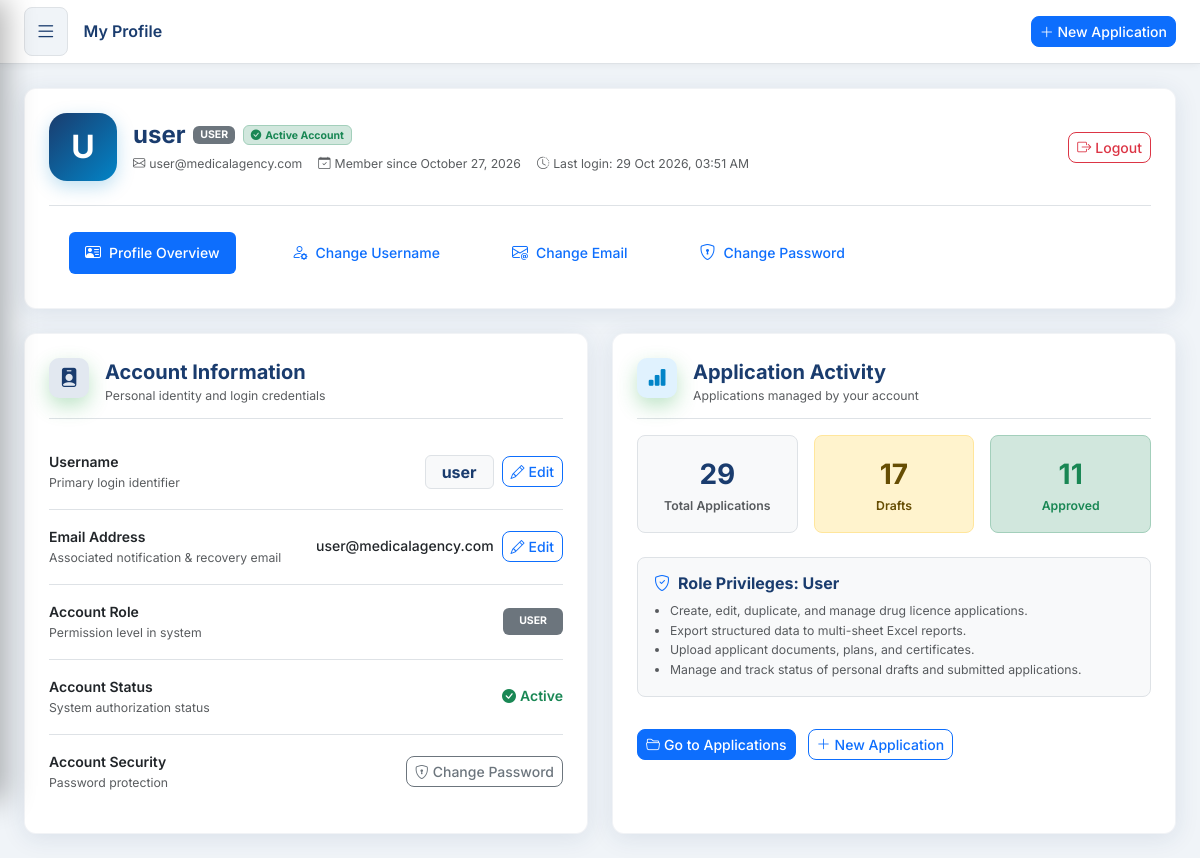
Before: /auth/profile (signed in) with the older database file.
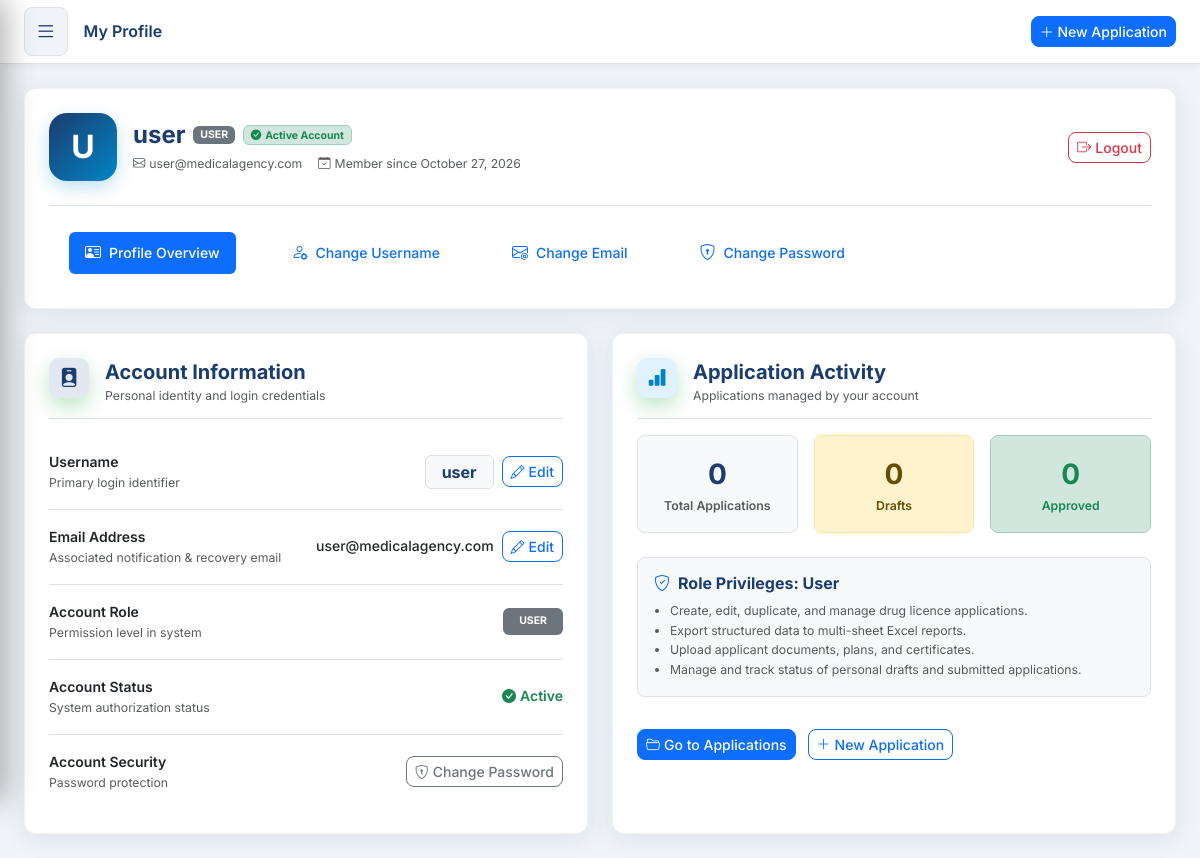
After: the same page with the newer database file.
### app/models/user.py (models this page shows, shortened)
class User(UserMixin, db.Model):
    __tablename__ = 'users'
    id = db.Column(db.Integer, primary_key=True)
    username = db.Column(db.String(80), unique=True, nullable=False, index=True)
    email = db.Column(db.String(120), unique=True, nullable=False)
    password_hash = db.Column(db.String(256), nullable=False)
    role = db.Column(db.String(20), default='user')
    is_active = db.Column(db.Boolean, default=True)
    created_at = db.Column(db.DateTime, default=lambda: datetime.now(timezone.utc))
    last_login = db.Column(db.DateTime, nullable=True)

### app/auth/routes.py (the view)
@auth_bp.route('/profile', methods=['GET'])
@login_required
def profile():
    active_tab = request.args.get('tab', 'overview')
    if active_tab not in ['overview', 'username', 'email', 'password']:
        active_tab = 'overview'
    total_apps, draft_apps, approved_apps = _get_user_stats(current_user)
    return render_template(
        'profile.html',
        active_tab=active_tab,
        total_apps=total_apps,
        draft_apps=draft_apps,
        approved_apps=approved_apps
    )

### app/auth/routes.py (called while the page is built)
@login_manager.user_loader
def load_user(user_id):
    return db.session.get(User, int(user_id))

def _get_user_stats(user):
    from app.models.application import Application
    if user.role == 'admin':
        total = Application.query.count()
        drafts = Application.query.filter_by(status='draft').count()
        approved = Application.query.filter(Application.status.in_(['approved', 'ready', 'documents_generated'])).count()
    else:
        total = Application.query.filter_by(created_by=user.id).count()
        drafts = Application.query.filter_by(created_by=user.id, status='draft').count()
        approved = Application.query.filter(Application.created_by == user.id, Application.status.in_(['approved', 'ready', 'documents_generated'])).count()
    return total, drafts, approved

### app/templates/profile.html (shortened to what the changed rows need)
{% extends 'base.html' %}
{% block content %}
<div class="container-fluid px-0">
    <div class="card-glass mb-4 p-4">
        <div class="d-flex flex-wrap align-items-center justify-content-between gap-3">
            <div class="d-flex align-items-center gap-3">
                <div class="avatar-circle" style="width:68px;height:68px;border-radius:18px;background:linear-gradient(135deg,#1a3c6e,#0284c7);display:flex;align-items:center;justify-content:center;color:#fff;font-size:2rem;font-weight:700;box-shadow:0 6px 18px rgba(2,132,199,0.25);">
                    {{ current_user.username[:1]|upper }}
                </div>
                <div>
                    <div class="d-flex align-items-center gap-2 flex-wrap mb-1">
                        <h4 class="mb-0 fw-bold text-navy">{{ current_user.username }}</h4>
                        <span class="badge {% if current_user.role == 'admin' %}bg-primary{% else %}bg-secondary{% endif %}">
                            {{ 'ADMINISTRATOR' if current_user.role == 'admin' else current_user.role|upper }}
                        </span>
                        <span class="badge bg-success-subtle text-success border border-success-subtle">
                            <i class="bi bi-check-circle-fill me-1"></i>Active Account
                        </span>
                    </div>
                    <div class="text-muted d-flex align-items-center gap-3 flex-wrap small">
                        <span><i class="bi bi-envelope me-1"></i>{{ current_user.email }}</span>
                        <span><i class="bi bi-calendar-check me-1"></i>Member since {{ current_user.created_at.strftime('%B %d, %Y') if current_user.created_at else 'N/A' }}</span>
                        {% if current_user.last_login %}
                        <span><i class="bi bi-clock-history me-1"></i>Last login: {{ current_user.last_login.strftime('%d %b %Y, %I:%M %p') }}</span>
                        {% endif %}
                    </div>
                </div>
            </div>
        </div>
    </div>
    <div class="tab-content" id="profileTabsContent">
        <div class="tab-pane fade {% if active_tab == 'overview' or not active_tab %}show active{% endif %}" id="pane-overview" role="tabpanel" aria-labelledby="overview-tab">
            <div class="row g-4">
                <div class="col-lg-6">
                    <div class="card-glass h-100 p-4">
                        <div class="list-group list-group-flush">
                            <div class="list-group-item px-0 d-flex justify-content-between align-items-center bg-transparent py-3">
                                <div class="d-flex align-items-center gap-2">
                                    <span class="badge bg-light text-navy border px-3 py-2 fs-6 fw-bold">{{ current_user.username }}</span>
                                    <button type="button" class="btn btn-outline-primary btn-sm" onclick="switchTab('username')">
                                        <i class="bi bi-pencil me-1"></i>Edit
                                    </button>
                                </div>
                            </div>
                            <div class="list-group-item px-0 d-flex justify-content-between align-items-center bg-transparent py-3">
                                <div class="d-flex align-items-center gap-2">
                                    <span class="text-dark fw-medium">{{ current_user.email }}</span>
                                    <button type="button" class="btn btn-outline-primary btn-sm" onclick="switchTab('email')">
                                        <i class="bi bi-pencil me-1"></i>Edit
                                    </button>
                                </div>
                            </div>
                            <div class="list-group-item px-0 d-flex justify-content-between align-items-center bg-transparent py-3">
                                <div>
                                    <div class="fw-semibold text-dark">Account Role</div>
                                    <div class="small text-muted">Permission level in system</div>
                                </div>
                                <span class="badge {% if current_user.role == 'admin' %}bg-primary{% else %}bg-secondary{% endif %} px-3 py-2">
                                    {{ 'ADMINISTRATOR' if current_user.role == 'admin' else current_user.role|upper }}
                                </span>
                            </div>
                        </div>
                    </div>
                </div>
                <div class="col-lg-6">
                    <div class="card-glass h-100 p-4">
                        <div class="row g-3 mb-4">
                            <div class="col-sm-4">
                                <div class="p-3 rounded-3 bg-light border text-center">
                                    <div class="fs-3 fw-bold text-navy">{{ total_apps|default(0) }}</div>
                                    <div class="small text-muted fw-semibold">Total Applications</div>
                                </div>
                            </div>
                            <div class="col-sm-4">
                                <div class="p-3 rounded-3 bg-warning-subtle border border-warning-subtle text-center">
                                    <div class="fs-3 fw-bold text-warning-emphasis">{{ draft_apps|default(0) }}</div>
                                    <div class="small text-warning-emphasis fw-semibold">Drafts</div>
                                </div>
                            </div>
                            <div class="col-sm-4">
                                <div class="p-3 rounded-3 bg-success-subtle border border-success-subtle text-center">
                                    <div class="fs-3 fw-bold text-success">{{ approved_apps|default(0) }}</div>
                                    <div class="small text-success fw-semibold">Approved</div>
                                </div>
                            </div>
                        </div>
                        <div class="p-3 rounded-3 bg-light border">
                            <h6 class="fw-bold text-navy mb-2"><i class="bi bi-shield-check text-primary me-2"></i>Role Privileges: {{ current_user.role|title }}</h6>
                            <ul class="mb-0 ps-3 small text-muted">
                                <li>Create, edit, duplicate, and manage drug licence applications.</li>
                                <li>Export structured data to multi-sheet Excel reports.</li>
                                <li>Upload applicant documents, plans, and certificates.</li>
                                {% if current_user.role == 'admin' %}
                                <li class="text-primary fw-semibold">Generate official ReportLab PDF documents & approve applications.</li>
                                <li class="text-primary fw-semibold">Manage system users and view comprehensive audit logs.</li>
                                {% else %}
                                <li>Manage and track status of personal drafts and submitted applications.</li>
                                {% endif %}
                            </ul>
                        </div>
                    </div>
                </div>
            </div>
        </div>
    </div>
</div>
{% endblock %}

Changed rows visible on the page:
changed User "user": last_login "29 Oct 2026, 03:51 AM" → (not shown)
Other visible differences:
{{ total_apps|default(0) }}: "29" → "0"
{{ draft_apps|default(0) }}: "17" → "0"
{{ approved_apps|default(0) }}: "11" → "0"
text no longer shown: "Last login:"
